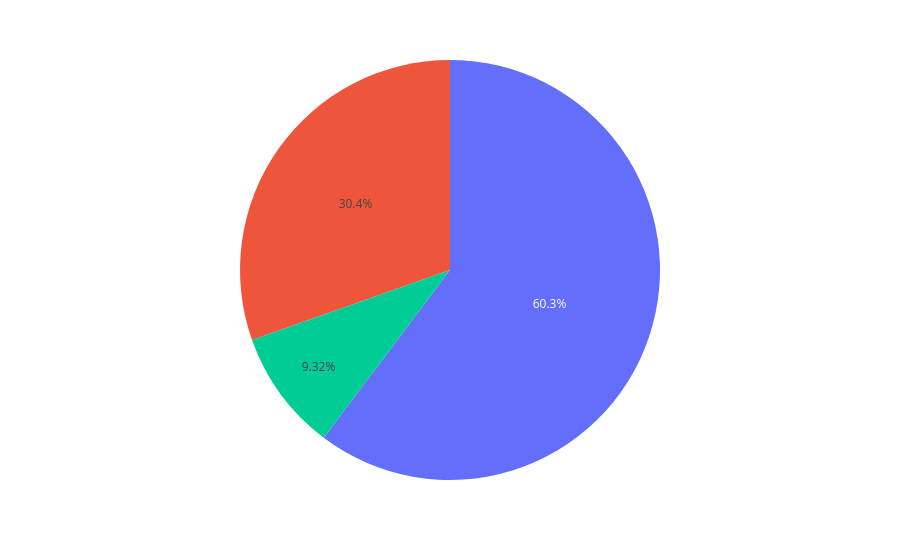

Source (notebook cell):
### Code cell
px.pie(values=titanic.who.value_counts().values, labels=titanic.who.value_counts().index )

### Figure 1 — Plotly figure (JSON) as saved in the notebook; plotly's stock layout.template omitted (floating-point values rounded to 4 significant figures)
{"data": [{"domain": {"x": [0, 1], "y": [0, 1]}, "hovertemplate": "value=%{value}<extra></extra>", "legendgroup": "", "name": "", "showlegend": false, "type": "pie", "values": [537, 271, 83]}], "layout": {"legend": {"tracegroupgap": 0}, "margin": {"t": 60}}}
